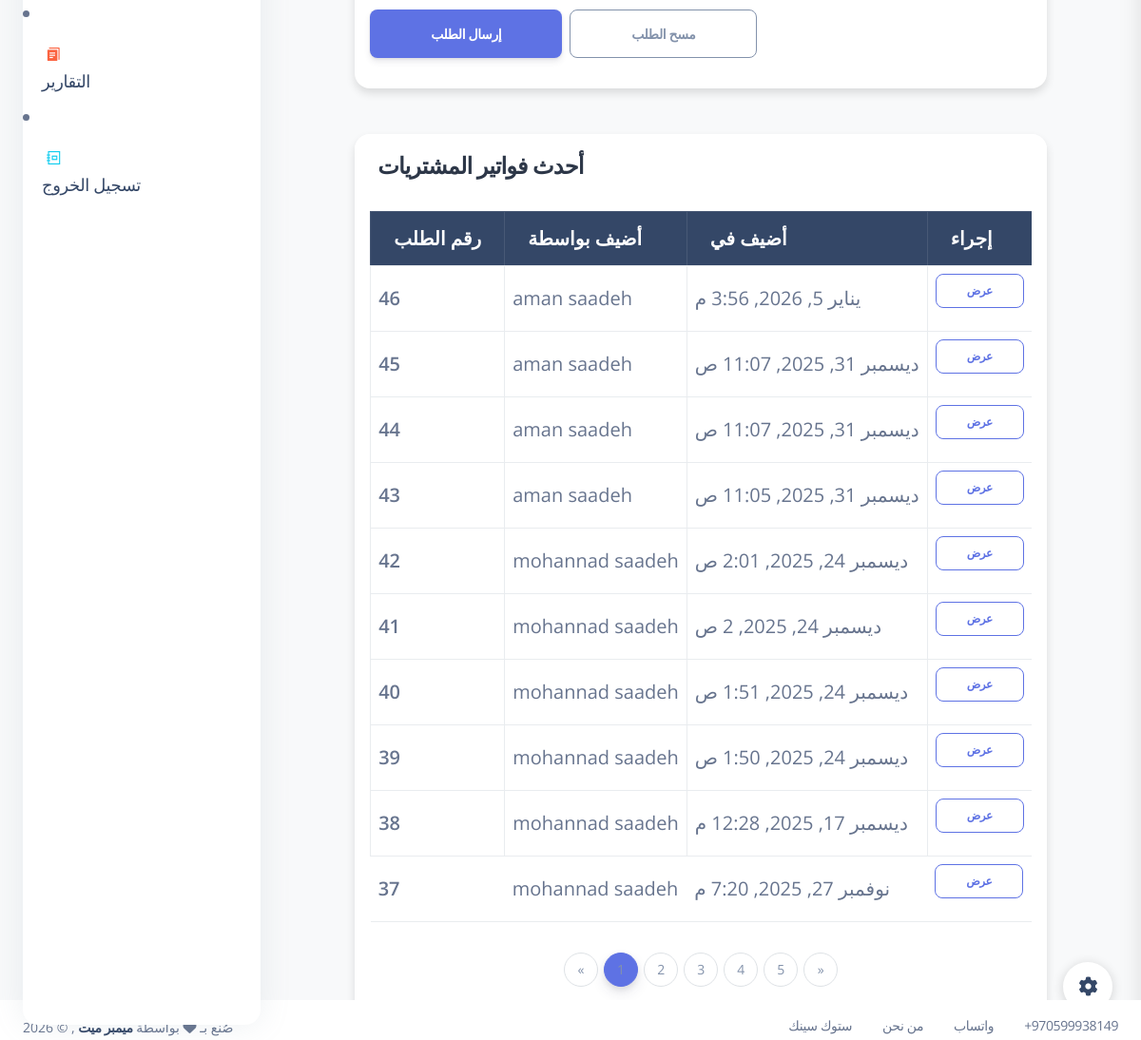
Before: /purchases (signed in, lower part) with the older database file.
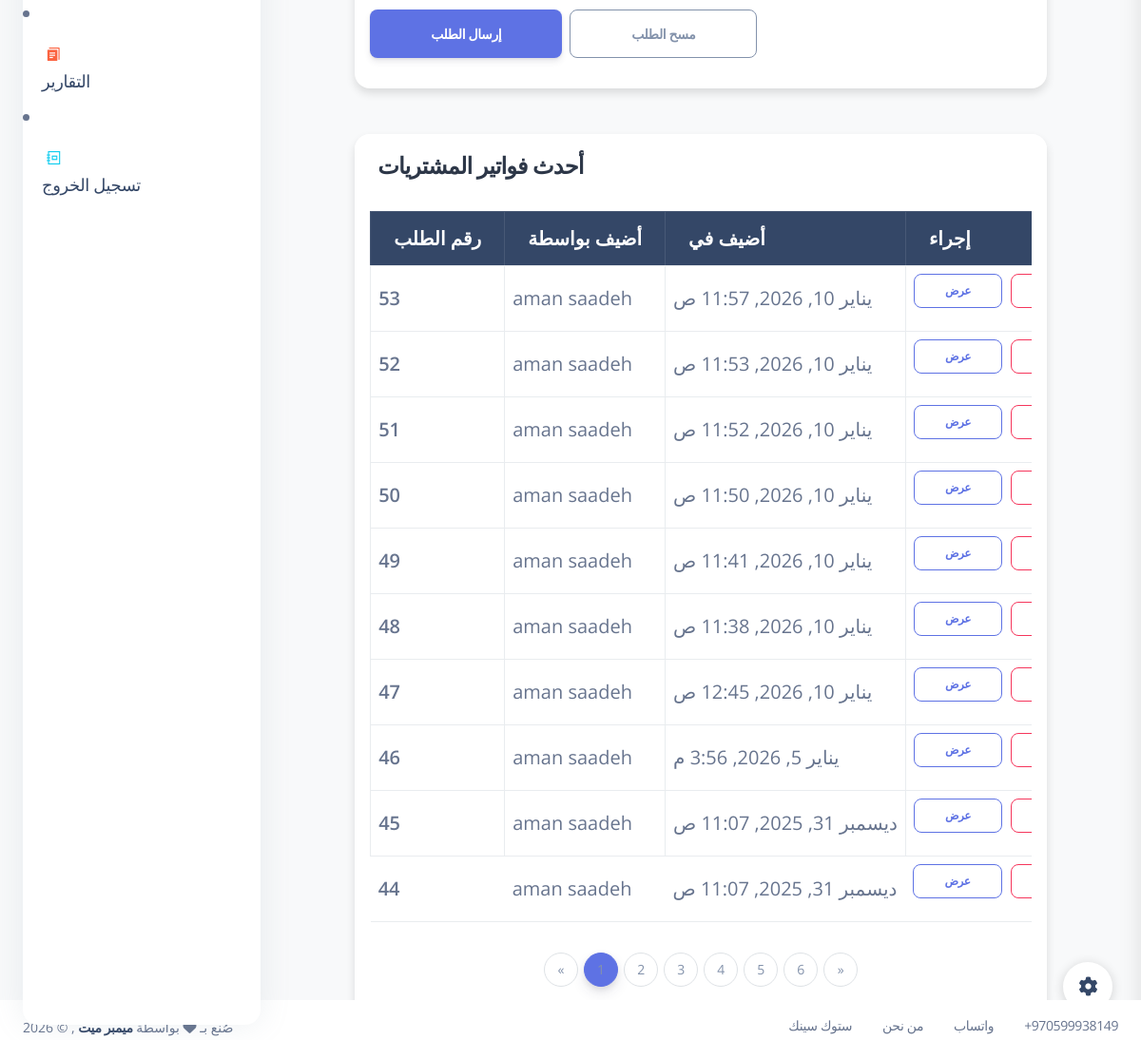
After: the same page with the newer database file.
### my_app/models.py (models this page shows)
class Purchase(models.Model): #i changed from Purchasing_invoice to Purchase >
    employee = models.ForeignKey(Employee , related_name="Purchases", on_delete=models.CASCADE) # RESTRICT  deleted >>  dont delete the item or ( default="Default", on_delete=models.SET_DEFAULT)
    supplier = models.ForeignKey('Supplier', related_name='purchases', on_delete=models.CASCADE, null=True, blank=True)
    total_amount = models.DecimalField(max_digits=10, decimal_places=2, default=0.00) # the total amount of the invoice
    payment_method = models.CharField(max_length=10, choices=pay_choices, default='cash')
    invoice_pay_method = models.CharField(max_length=10, choices=pay_choices, default='cash')  # Added field
    grand_total = models.DecimalField(max_digits=10, decimal_places=2, default=0.00)
    created_at = models.DateTimeField(auto_now_add=True)
    updated_at = models.DateTimeField(auto_now=True)
    objects = PurchaseManager()

class Employee(models.Model):
    first_name = models.CharField(max_length=255)
    last_name = models.CharField(max_length=255)
    email = models.EmailField(max_length=255)
    DOB = models.DateField()
    password = models.CharField(max_length=255)
    confirm_password = models.CharField(max_length=255)
    is_active = models.BooleanField(default=False)
    created_at = models.DateTimeField(auto_now_add=True)
    updated_at = models.DateTimeField(auto_now=True)
    objects = EmployeeManager()

### my_app/views.py (the view)
# urls.py: path('purchases', views.display_purchases, name='display_purchases'),
def display_purchases(request):
    p_cart = _get_purchase_cart(request)
    grand_total = sum(float(item.get('total_price', 0)) for item in p_cart)
    invoices_qs = models.get_all_invoices()
    invoices_page_number = request.GET.get('invoices_page')
    invoices_paginator = Paginator(invoices_qs, 10)  # 10 invoices per page
    invoices_page = invoices_paginator.get_page(invoices_page_number)
    context = {
            'purchases_order': p_cart,
            'products': models.get_all_products(),#--------------------------------------------Mai
            'invoices' : invoices_page,
            'employee': models.get_employee_by_id(request.session['employee_id']),#--------------------------------------------Mai
            'grand_total': grand_total,
            'invoices_paginator': invoices_paginator,
            'suppliers': models.Supplier.objects.all(),
        }
    return render(request , 'purchase_invoices.html' ,context)

### my_app/models.py (called while the page is built)
def get_employee_by_id(id):
    return Employee.objects.get(id=id)

def get_all_products():
    return Product.objects.all()

def get_all_invoices():
    return Purchase.objects.all().order_by('-created_at')

### my_app/views.py (called while the page is built)
def _get_purchase_cart(request):
    return request.session.get('purchases_order', [])

### my_app/templates/purchase_invoices.html (shortened to what this page needs)
{% extends 'layouts/base.html' %}
{% load static %}
{% load i18n %}
{% block content %}
<div class="row justify-content-center">
  <div class="col-lg-10 col-md-12">
    <div class="card shadow-sm border-0 mt-5">
      <div class="card-body">
        <form action="/submet_purchase_order" method="post" class="mt-4">
          <div class="d-flex gap-2 mt-3">
            <button type="submit" class="btn btn-primary btn-lg">{% trans "Submit order" %}</button>
            <a href="/clear_purchases_list" class="btn btn-outline-secondary btn-lg">{% trans "Clear order" %}</a>
          </div>
        </form>
      </div>
    </div>
    <div class="card mt-5 shadow-sm border-0">
      <div class="card-header bg-white py-3">
        <h4 class="mb-0" style="font-weight:600; color:#2d3748;">{% trans "Recent Purchases Invoices" %}</h4>
      </div>
      <div class="card-body">
        <div class="table-responsive">
          <table class="table table-hover table-bordered align-middle">
            <thead class="table-dark">
              <tr>
                <th>{% trans "Order No." %}</th>
                <th>{% trans "Added by" %}</th>
                <th>{% trans "Added at" %}</th>
                <th>{% trans "Action" %}</th>
              </tr>
            </thead>
            <tbody>
              {% for invoice in invoices %}
              <tr>
                <td><span class="fw-bold">{{invoice.id}}</span></td>
                <td>{{invoice.employee.first_name}} {{invoice.employee.last_name}}</td>
                <td>{{invoice.created_at}}</td>
                <td>
                  <a href="/view_purchase_invoice/{{invoice.id}}" class="btn btn-outline-primary btn-sm me-1">{% trans "View" %}</a>
                  <a href="{% url 'purchase_return_create' invoice.id %}" class="btn btn-outline-danger btn-sm">{% trans "Return" %}</a>
                </td>
              </tr>
              {% endfor %}
            </tbody>
          </table>
        </div>
        {% if invoices_paginator.num_pages > 1 %}
        <nav aria-label="Invoices pagination">
          <ul class="pagination justify-content-center mt-3">
            {% if invoices.has_previous %}
              <li class="page-item">
                <a class="page-link" href="?invoices_page={{ invoices.previous_page_number }}" aria-label="Previous">&laquo;</a>
              </li>
            {% else %}
              <li class="page-item disabled"><span class="page-link">&laquo;</span></li>
            {% endif %}
            {% for num in invoices.paginator.page_range %}
              {% if invoices.number == num %}
                <li class="page-item active"><span class="page-link">{{ num }}</span></li>
              {% else %}
                <li class="page-item"><a class="page-link" href="?invoices_page={{ num }}">{{ num }}</a></li>
              {% endif %}
            {% endfor %}
            {% if invoices.has_next %}
              <li class="page-item">
                <a class="page-link" href="?invoices_page={{ invoices.next_page_number }}" aria-label="Next">&raquo;</a>
              </li>
            {% else %}
              <li class="page-item disabled"><span class="page-link">&raquo;</span></li>
            {% endif %}
          </ul>
        </nav>
        {% endif %}
      </div>
    </div>
  </div>
</div>
{% endblock content %}

Changed rows visible on the page:
no longer on this page (row unchanged): Purchase: id "43", employee.first_name "aman", employee.last_name "saadeh", created_at "ديسمبر 31, 2025, 11:05 ص"
no longer on this page (row unchanged): Purchase: id "42", employee.first_name "mohannad", employee.last_name "saadeh", created_at "ديسمبر 24, 2025, 2:01 ص"
no longer on this page (row unchanged): Purchase: id "41", employee.first_name "mohannad", employee.last_name "saadeh", created_at "ديسمبر 24, 2025, 2 ص"
no longer on this page (row unchanged): Purchase: id "40", employee.first_name "mohannad", employee.last_name "saadeh", created_at "ديسمبر 24, 2025, 1:51 ص"
no longer on this page (row unchanged): Purchase: id "39", employee.first_name "mohannad", employee.last_name "saadeh", created_at "ديسمبر 24, 2025, 1:50 ص"
no longer on this page (row unchanged): Purchase: id "38", employee.first_name "mohannad", employee.last_name "saadeh", created_at "ديسمبر 17, 2025, 12:28 م"
no longer on this page (row unchanged): Purchase: id "37", employee.first_name "mohannad", employee.last_name "saadeh", created_at "نوفمبر 27, 2025, 7:20 م"
added Purchase: id "53", employee.first_name "aman", employee.last_name "saadeh", created_at "يناير 10, 2026, 11:57 ص"
added Purchase: id "52", employee.first_name "aman", employee.last_name "saadeh", created_at "يناير 10, 2026, 11:53 ص"
added Purchase: id "51", employee.first_name "aman", employee.last_name "saadeh", created_at "يناير 10, 2026, 11:52 ص"
added Purchase: id "50", employee.first_name "aman", employee.last_name "saadeh", created_at "يناير 10, 2026, 11:50 ص"
added Purchase: id "49", employee.first_name "aman", employee.last_name "saadeh", created_at "يناير 10, 2026, 11:41 ص"
added Purchase: id "48", employee.first_name "aman", employee.last_name "saadeh", created_at "يناير 10, 2026, 11:38 ص"
added Purchase: id "47", employee.first_name "aman", employee.last_name "saadeh", created_at "يناير 10, 2026, 12:45 ص"
Other visible differences:
new list line: "6"
